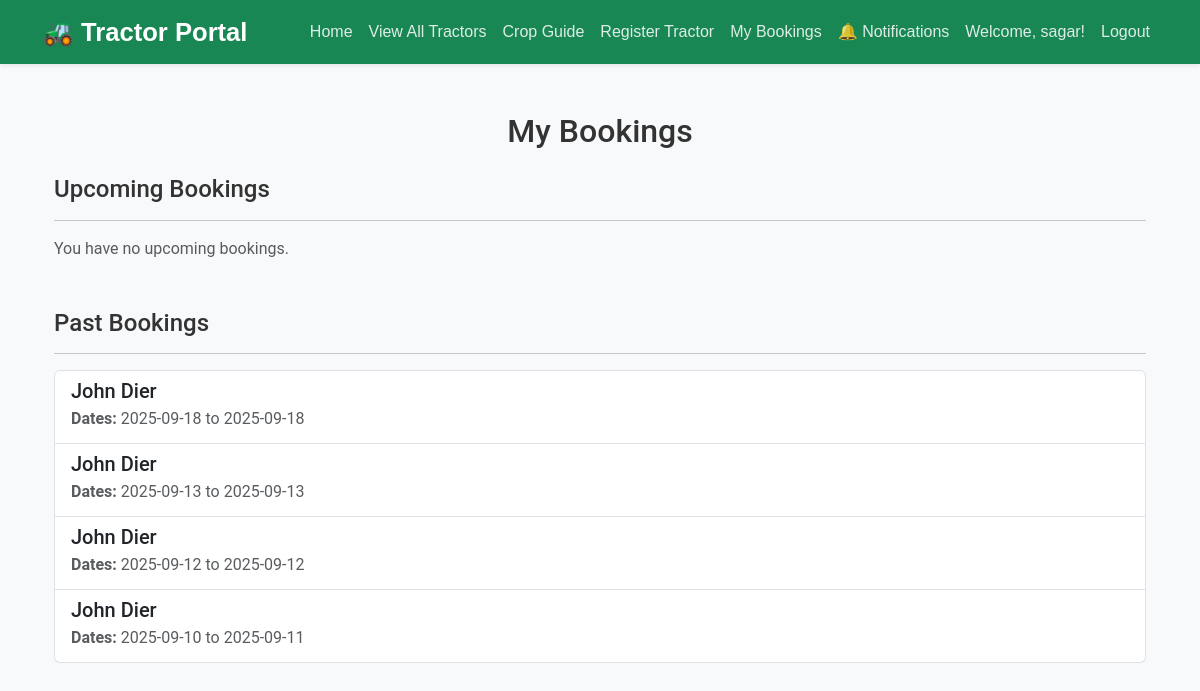
The page /my_bookings (signed in) on the database its author committed.
### tables this page shows
CREATE TABLE bookings (
        id INTEGER PRIMARY KEY AUTOINCREMENT,
        tractor_id INTEGER NOT NULL,
        user_id INTEGER NOT NULL,
        start_date TEXT NOT NULL,
        end_date TEXT NOT NULL,
        booking_status TEXT NOT NULL DEFAULT 'Confirmed', -- e.g., Confirmed, Pending, Cancelled
        created_at TIMESTAMP DEFAULT CURRENT_TIMESTAMP,
        FOREIGN KEY (tractor_id) REFERENCES tractors (id),
        FOREIGN KEY (user_id) REFERENCES users (id)
    );

CREATE TABLE tractors (
        id INTEGER PRIMARY KEY AUTOINCREMENT,
        name TEXT NOT NULL,
        model TEXT NOT NULL,
        rent INTEGER NOT NULL,
        location TEXT
    , phone TEXT, image_filename TEXT, user_id INTEGER);

### app.py (the view)
@app.route('/my_bookings')
def my_bookings():
    if 'user_id' not in session:
        flash('You must be logged in to view your bookings.', 'warning')
        return redirect(url_for('login'))
    user_id = session['user_id']
    conn = get_db()
    query = "SELECT b.id, b.start_date, b.end_date, t.model, t.user_id as owner_id FROM bookings b JOIN tractors t ON b.tractor_id = t.id WHERE b.user_id = ? ORDER BY b.start_date DESC"
    all_bookings = conn.execute(query, (user_id,)).fetchall()
    upcoming_bookings = []
    past_bookings = []
    now = datetime.now()
    today_str = now.strftime('%Y-%m-%d')
    for booking in all_bookings:
        booking_dict = dict(booking)
        start_datetime = datetime.strptime(booking['start_date'], '%Y-%m-%d')
        booking_dict['cancellable'] = (start_datetime - now).total_seconds() > 48 * 3600
        if booking['start_date'] >= today_str:
            upcoming_bookings.append(booking_dict)
        else:
            past_bookings.append(booking_dict)
    return render_template('my_bookings.html', upcoming=upcoming_bookings, past=past_bookings)

### app.py (called while the page is built)
def get_db():
    if 'db' not in g:
        g.db = sqlite3.connect(DATABASE)
        g.db.row_factory = sqlite3.Row
    return g.db

@app.context_processor
def inject_notifications():
    if 'user_id' in session:
        conn = get_db()
        count = conn.execute(
            'SELECT COUNT(id) FROM notifications WHERE user_id = ? AND is_read = 0',
            (session['user_id'],)
        ).fetchone()[0]
        return dict(notification_count=count)
    return dict(notification_count=0)

### templates/my_bookings.html (shortened to what this page needs)
{% extends 'base.html' %}
{% block content %}
<div class="container my-5">
    <h2 class="text-center mb-4">My Bookings</h2>
    <h4>Upcoming Bookings</h4>
    <hr>
    {% if upcoming %}
        <div class="list-group">
        {% for booking in upcoming %}
            <div class="list-group-item d-flex justify-content-between align-items-center flex-wrap">
                <div>
                    <h5 class="mb-1">{{ booking['model'] }}</h5>
                    <p class="mb-1"><strong>Dates:</strong> {{ booking['start_date'] }} to {{ booking['end_date'] }}</p>
                </div>
                <div class="d-flex align-items-center mt-2 mt-md-0">
                    <a href="{{ url_for('chat_with', recipient_id=booking['owner_id']) }}" class="btn btn-outline-success btn-sm me-2">Chat with Owner</a>
                    {% if booking['cancellable'] %}
                    <form action="{{ url_for('cancel_booking', id=booking['id']) }}" method="POST" class="d-inline">
                        <button type="submit" class="btn btn-outline-danger btn-sm" onclick="return confirm('Are you sure you want to cancel this booking?');">
                            Cancel Booking
                        </button>
                    </form>
                    {% else %}
                    <span class="badge bg-secondary">Cannot Cancel (within 48 hours)</span>
                    {% endif %}
                </div>
            </div>
        {% endfor %}
        </div>
    {% else %}
        <p class="text-muted">You have no upcoming bookings.</p>
    {% endif %}
    <h4 class="mt-5">Past Bookings</h4>
    <hr>
    {% if past %}
        <div class="list-group">
        {% for booking in past %}
            <div class="list-group-item">
                <h5 class="mb-1">{{ booking['model'] }}</h5>
                <p class="mb-1 text-muted"><strong>Dates:</strong> {{ booking['start_date'] }} to {{ booking['end_date'] }}</p>
            </div>
        {% endfor %}
        </div>
    {% else %}
        <p class="text-muted">You have no past bookings.</p>
    {% endif %}
</div>
{% endblock %}

### static/style.css (style rules this page uses)
body { font-family: 'Roboto', sans-serif; background-color: #f8f9fa; color: #333; }

### rows shown on the page
bookings: model "John Dier", start_date "2025-09-18", end_date "2025-09-18"
bookings: model "John Dier", start_date "2025-09-13", end_date "2025-09-13"
bookings: model "John Dier", start_date "2025-09-12", end_date "2025-09-12"
bookings: model "John Dier", start_date "2025-09-10", end_date "2025-09-11"

### other values the page prints
{{ session['username'] }} "sagar"
